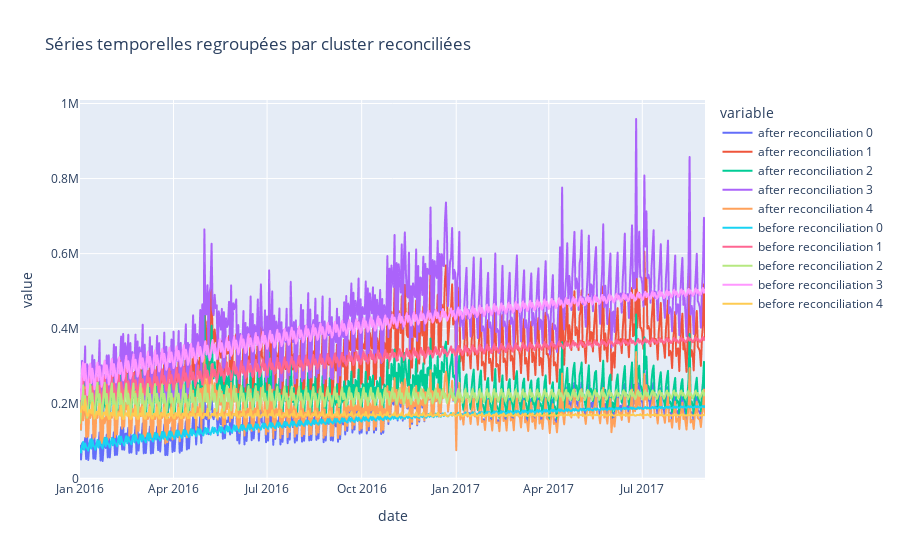

Notebook cell for this chart:
### Code cell
fig = px.line(df,x='date',y=df.columns,title='Séries temporelles regroupées par cluster reconciliées',)
fig.show()

### Figure 1 — Plotly figure (JSON) as saved in the notebook; plotly's stock layout.template omitted (floating-point values rounded to 4 significant figures; data arrays with more than 128 entries replaced by an {"elided": "..."} marker saying what was removed)
{"data": [{"hovertemplate": "variable=after reconciliation 0<br>date=%{x}<br>value=%{y}<extra></extra>", "legendgroup": "after reconciliation 0", "line": {"color": "#636efa", "dash": "solid"}, "marker": {"symbol": "circle"}, "mode": "lines", "name": "after reconciliation 0", "showlegend": true, "type": "scattergl", "x": {"elided": "608 str values"}, "xaxis": "x", "y": {"elided": "608 float values"}, "yaxis": "y"}, {"hovertemplate": "variable=after reconciliation 1<br>date=%{x}<br>value=%{y}<extra></extra>", "legendgroup": "after reconciliation 1", "line": {"color": "#EF553B", "dash": "solid"}, "marker": {"symbol": "circle"}, "mode": "lines", "name": "after reconciliation 1", "showlegend": true, "type": "scattergl", "x": {"elided": "608 str values"}, "xaxis": "x", "y": {"elided": "608 float values"}, "yaxis": "y"}, {"hovertemplate": "variable=after reconciliation 2<br>date=%{x}<br>value=%{y}<extra></extra>", "legendgroup": "after reconciliation 2", "line": {"color": "#00cc96", "dash": "solid"}, "marker": {"symbol": "circle"}, "mode": "lines", "name": "after reconciliation 2", "showlegend": true, "type": "scattergl", "x": {"elided": "608 str values"}, "xaxis": "x", "y": {"elided": "608 float values"}, "yaxis": "y"}, {"hovertemplate": "variable=after reconciliation 3<br>date=%{x}<br>value=%{y}<extra></extra>", "legendgroup": "after reconciliation 3", "line": {"color": "#ab63fa", "dash": "solid"}, "marker": {"symbol": "circle"}, "mode": "lines", "name": "after reconciliation 3", "showlegend": true, "type": "scattergl", "x": {"elided": "608 str values"}, "xaxis": "x", "y": {"elided": "608 float values"}, "yaxis": "y"}, {"hovertemplate": "variable=after reconciliation 4<br>date=%{x}<br>value=%{y}<extra></extra>", "legendgroup": "after reconciliation 4", "line": {"color": "#FFA15A", "dash": "solid"}, "marker": {"symbol": "circle"}, "mode": "lines", "name": "after reconciliation 4", "showlegend": true, "type": "scattergl", "x": {"elided": "608 str values"}, "xaxis": "x", "y": {"elided": "608 float values"}, "yaxis": "y"}, {"hovertemplate": "variable=before reconciliation 0<br>date=%{x}<br>value=%{y}<extra></extra>", "legendgroup": "before reconciliation 0", "line": {"color": "#19d3f3", "dash": "solid"}, "marker": {"symbol": "circle"}, "mode": "lines", "name": "before reconciliation 0", "showlegend": true, "type": "scattergl", "x": {"elided": "608 str values"}, "xaxis": "x", "y": {"elided": "608 float values"}, "yaxis": "y"}, {"hovertemplate": "variable=before reconciliation 1<br>date=%{x}<br>value=%{y}<extra></extra>", "legendgroup": "before reconciliation 1", "line": {"color": "#FF6692", "dash": "solid"}, "marker": {"symbol": "circle"}, "mode": "lines", "name": "before reconciliation 1", "showlegend": true, "type": "scattergl", "x": {"elided": "608 str values"}, "xaxis": "x", "y": {"elided": "608 float values"}, "yaxis": "y"}, {"hovertemplate": "variable=before reconciliation 2<br>date=%{x}<br>value=%{y}<extra></extra>", "legendgroup": "before reconciliation 2", "line": {"color": "#B6E880", "dash": "solid"}, "marker": {"symbol": "circle"}, "mode": "lines", "name": "before reconciliation 2", "showlegend": true, "type": "scattergl", "x": {"elided": "608 str values"}, "xaxis": "x", "y": {"elided": "608 float values"}, "yaxis": "y"}, {"hovertemplate": "variable=before reconciliation 3<br>date=%{x}<br>value=%{y}<extra></extra>", "legendgroup": "before reconciliation 3", "line": {"color": "#FF97FF", "dash": "solid"}, "marker": {"symbol": "circle"}, "mode": "lines", "name": "before reconciliation 3", "showlegend": true, "type": "scattergl", "x": {"elided": "608 str values"}, "xaxis": "x", "y": {"elided": "608 float values"}, "yaxis": "y"}, {"hovertemplate": "variable=before reconciliation 4<br>date=%{x}<br>value=%{y}<extra></extra>", "legendgroup": "before reconciliation 4", "line": {"color": "#FECB52", "dash": "solid"}, "marker": {"symbol": "circle"}, "mode": "lines", "name": "before reconciliation 4", "showlegend": true, "type": "scattergl", "x": {"elided": "608 str values"}, "xaxis": "x", "y": {"elided": "608 float values"}, "yaxis": "y"}], "layout": {"legend": {"title": {"text": "variable"}, "tracegroupgap": 0}, "title": {"text": "Séries temporelles regroupées par cluster reconciliées"}, "xaxis": {"anchor": "y", "domain": [0, 1], "title": {"text": "date"}}, "yaxis": {"anchor": "x", "domain": [0, 1], "title": {"text": "value"}}}}
